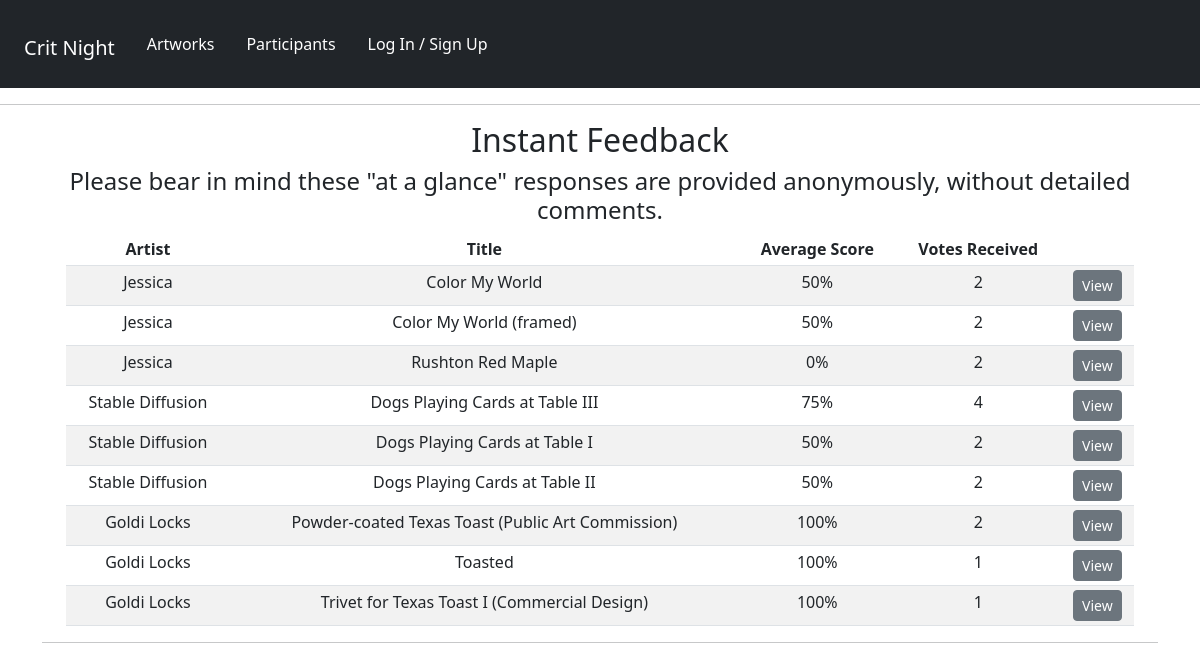
Before: /results/ with the older database file.
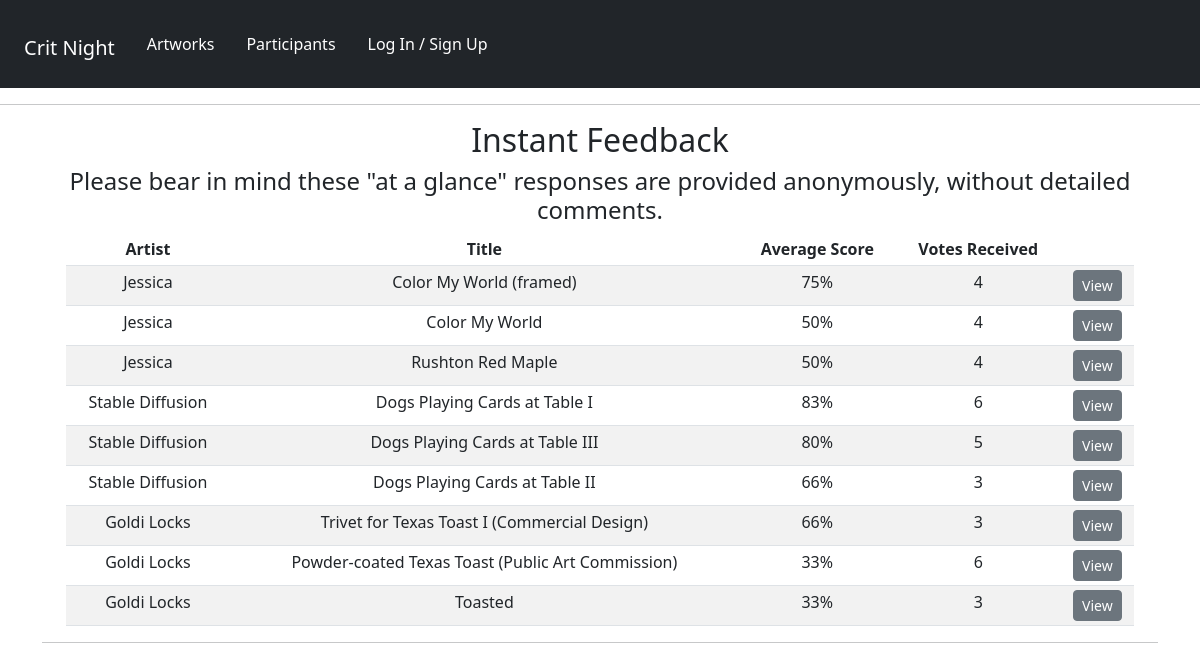
After: the same page with the newer database file.
### artworks/models.py (models this page shows, shortened)
class Artwork(models.Model):
    owner = models.ForeignKey(Profile, null=True, blank=True, on_delete=models.CASCADE)
    title = models.CharField(max_length=200, null=True)
    featured_image = models.ImageField(
        null=True, blank=True, default="default_image.jpg"
    )
    description = models.TextField(null=True, blank=True)
    topic = models.TextField(default="I would like feedback on:", null=True, blank=True)
    demo_link = models.CharField(max_length=2000, null=True, blank=True)
    source_link = models.CharField(max_length=2000, null=True, blank=True)
    tags = models.ManyToManyField("Tag", blank=True)
    vote_total = models.IntegerField(default=0, null=True, blank=True)
    vote_ratio = models.IntegerField(default=0, null=True, blank=True)
    created = models.DateTimeField(auto_now_add=True)
    id = models.UUIDField(
        default=uuid.uuid4, unique=True, primary_key=True, editable=False
    )
    class Meta:
        ordering = ["owner", "-vote_ratio", "-vote_total", "title"]

### panelists/models.py (models this page shows, shortened)
class Profile(models.Model):
    user = models.OneToOneField(User, on_delete=models.CASCADE, null=True, blank=True)
    name = models.CharField(max_length=200, null=True, blank=True)
    ROLE_TYPE = (
        ("moderator", "Moderator"),
        ("artist", "Artist"),
    )
    role = models.CharField(max_length=200, null=True, choices=ROLE_TYPE)
    media = models.CharField(max_length=200, null=True, blank=True)
    email = models.EmailField(max_length=500, null=True, blank=True)
    username = models.CharField(max_length=200, null=True, blank=True)
    pronouns = models.CharField(max_length=200, null=True, blank=True)
    brief_bio = models.TextField(max_length=1500, null=True, blank=True)
    profile_image = models.ImageField(
        null=True,
        blank=True,
        upload_to="profiles/",
        default="profiles/default-profile.png",
    )
    website = models.CharField(max_length=200, null=True, blank=True)
    social_insta = models.CharField(max_length=200, blank=True, null=True)
    social_twitter = models.CharField(max_length=200, blank=True, null=True)
    social_other = models.CharField(max_length=200, blank=True, null=True)
    created = models.DateTimeField(auto_now_add=True)
    id = models.UUIDField(
        default=uuid.uuid4, unique=True, primary_key=True, editable=False
    )

### artworks/views.py (the view)
# urls.py: path("", views.results, name="results"),
def results(request):
    artworks = Artwork.objects.all()
    context = {"artworks": artworks}
    return render(request, "artworks/results.html", context)

### artworks/templates/artworks/results.html
{% extends 'main.html' %}
{% block content %}
<div class ="container text-center">
  <h2>Instant Feedback</h2>
  <h4>Please bear in mind these "at a glance" responses are provided anonymously, without detailed comments.</h4>
      <div class="container text-center">
          <div class="container">
              <table class="table table-sm table-striped">
              <thead>
              <tr>
                  <th scope="col">Artist</th>
                  <th scope="col">Title</th>
                  <th scope="col">Average Score</th>
                  <th scope="col">Votes Received</th>
                  <th scope="col"></th>
              </tr>
              </thead>
              <tbody>
                  {% for artwork in artworks %}
                  <tr>
                      <td>{{artwork.owner.name}}</td>
                      <td>{{artwork.title}}</td>
                      <td>{{artwork.vote_ratio}}%</td>
                      <td>{{artwork.vote_total}}</td>
                      <td>
                        <a href="{% url 'artwork' artwork.id %}" class="btn btn-secondary btn-sm">View</a></td>
                  </tr>
              {% endfor %}
              </tbody>
          </table>
          </div>
      </div>
{% endblock content %}

Changed rows visible on the page:
changed Artwork "Color My World (framed)": vote_ratio "50" → "75"; vote_total "2" → "4"; moves up the list
changed Artwork "Color My World": vote_total "2" → "4"
changed Artwork "Rushton Red Maple": vote_ratio "0" → "50"; vote_total "2" → "4"
changed Artwork "Dogs Playing Cards at Table I": vote_ratio "50" → "83"; vote_total "2" → "6"; moves up the list
changed Artwork "Dogs Playing Cards at Table III": vote_ratio "75" → "80"; vote_total "4" → "5"
changed Artwork "Dogs Playing Cards at Table II": vote_ratio "50" → "66"; vote_total "2" → "3"
changed Artwork "Trivet for Texas Toast I (Commercial Design)": vote_ratio "100" → "66"; vote_total "1" → "3"; moves up the list
changed Artwork "Powder-coated Texas Toast (Public Art Commission)": vote_ratio "100" → "33"; vote_total "2" → "6"
changed Artwork "Toasted": vote_ratio "100" → "33"; vote_total "1" → "3"
